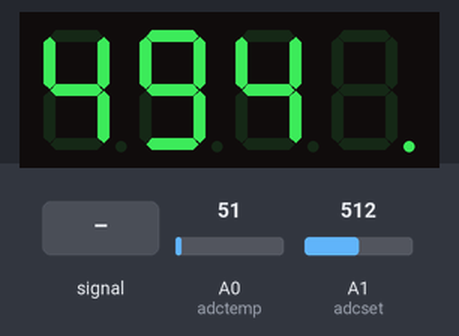
Bench run of a sketch on a simulated Arduino Uno, built with avr-gcc and run on an emulated ATmega328P. Shown: 4-digit seven-segment display. The inputs (shaded band) are chosen by the test bench; at power-on: A0 (adctemp) = 51, A1 (adcset) = 512.

Above: at 1.2 s.
1.3 s: A1 (adcset) fed a 200 Hz sine of ±81 counts around its level
At 2.57 s:
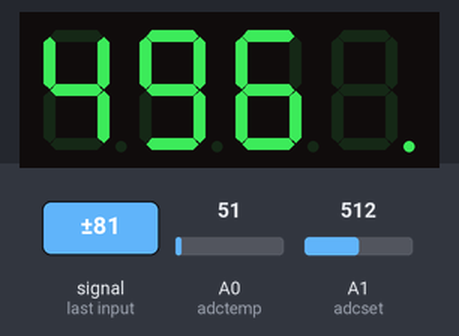
2.8 s: A0 (adctemp) set to 61
At 3.9 s:
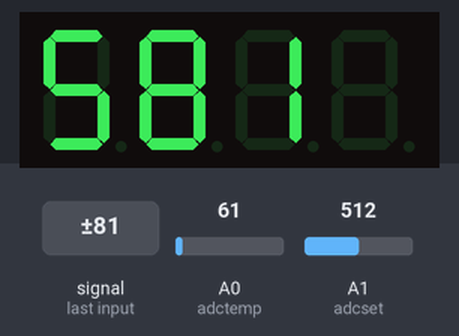
5.0 s: A1 (adcset) set to 716
At 5.7 s:
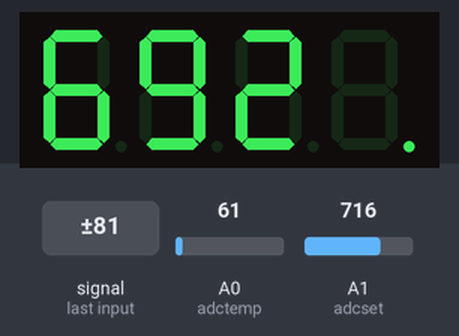
6.6 s: A0 (adctemp) set to 71
At 9.3 s:
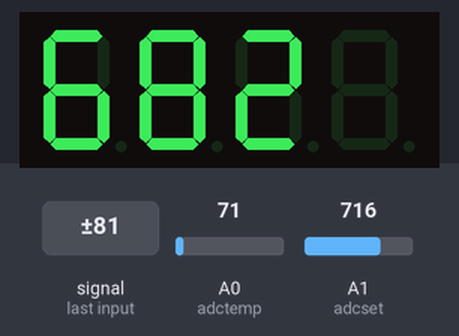
9.6 s: A1 (adcset) set to 900
At 10.9 s:
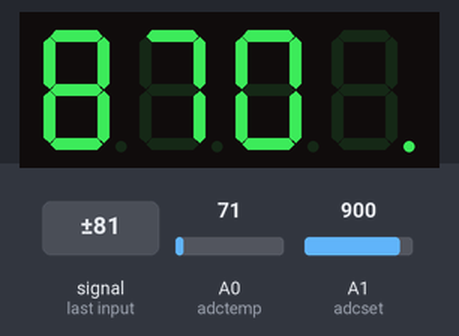
11.2 s: A0 (adctemp) set to 86
At 13.5 s:
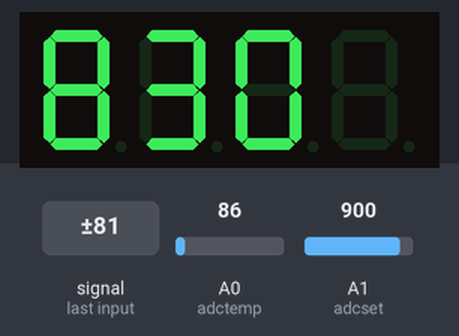
Timing chart, 0 to 15.0 s (numbered marks = the images above; inputs shaded):
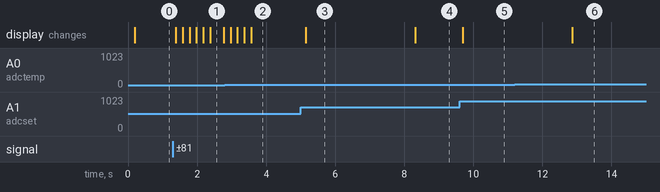

The sketch:

TM1650_example01.ino
```cpp
//for github

#include <Wire.h>
#include <TM1650.h>

#define adctemp A0
#define adcset A1

TM1650 dsply;

int tmer=0;

int newsettemp=0;
int oldsettemp=0;

int dlaytoshow=0;

unsigned int rawsettemp=0;
unsigned int rawcurtemp=0;

int lasttmer=0;
int numofsamp=30;
int count=0;


unsigned int currenttemp=0;
unsigned int settingtemp=0;
char chrsettemp[4]={0};
char chrcurtemp[4]={0};
void setup()
{
  Wire.begin(); //Join the bus as master
//
 Serial.begin(9600); //Start serial communication at 9600 for debug statements
//  Serial.println("TM1650 Example Code");
pinMode(adctemp,INPUT);
pinMode(adcset,INPUT);
  dsply.init();
//  char line[] = " 128";
//  dsply.displayString(line);
}

void loop()
{
//  d.displayOff();
//  d.displayString("____");
//  d.setBrightness(TM1650_MIN_BRIGHT);
//  d.displayOn();
//  delay(100);
//  char line[] = "kay ";
//
//  d.displayString(line);
//  d.setBrightnessGradually(TM1650_MAX_BRIGHT);
//  delay(2000);
//  d.setBrightnessGradually(TM1650_MIN_BRIGHT);
//  d.displayOff();
//  delay(1000);
//
//  line[1] |= 128;
//  d.displayOn();
//  d.setBrightnessGradually(TM1650_MAX_BRIGHT);
//  d.displayString(line);
//  delay(2000);
//
//  for (int i=0; i<8; i++) {
//    d.setBrightness(i);
//    delay(500);
//  }
//  d.displayString("789 ");
//  delay(2000);
//
//  if (d.displayRunning("1234567890abcdefghijklmnop")) {
//    while (d.displayRunningShift()) delay(500);
//  }
//  delay(2000);

//  for (int i = 0; i<20; i++) {
//    d.displayOff();
//    delay(200);
//    d.displayOn();
//    delay(200);
//  }
//
//  for (int i = 0; i<20; i++) {
//    d.setBrightness(1);
//    delay(200);
//    d.setBrightness(7);
//    delay(200);
//  }
//
//  for (int i = 0; i<20; i++) {
//    for (int j = 0; j<4; j++) {
//       d.setDot(j,true);
//       delay(200);
//    }
//    for (int j = 0; j<4; j++) {
//       d.setDot(j,false);
//       delay(200);
//    }
//  }


  if(tmer>=12000){

    newsettemp=settingtemp;

    if(((oldsettemp-newsettemp)>=8)||((newsettemp-oldsettemp)>=8)){

            dsply.displayString(chrsettemp);
            dsply.setDot(3,true);
            if(dlaytoshow>=16){
              oldsettemp=newsettemp;
              dlaytoshow=0;
            }
            dlaytoshow++;


    }else{

            dsply.displayString(chrcurtemp);
             dsply.setDot(3,false);
    }


    tmer=0;
    lasttmer=0;
  }

  if((tmer-lasttmer)>=20){

          lasttmer=tmer;

          if(count>=numofsamp){

                  settingtemp=(rawsettemp/numofsamp);
                  currenttemp=(rawcurtemp/numofsamp);

                  sprintf(chrsettemp, "%d", settingtemp);
                  sprintf(chrcurtemp, "%d", currenttemp);
//                  Serial.print(currenttemp);
//                  Serial.print("\n");
                  count=0;
                   rawsettemp=0;
                   rawcurtemp=0;
            }else{
                   rawsettemp+=analogRead(adcset);
                   rawcurtemp+= analogRead(adctemp);
    }
    count++;
  }


  tmer++;

}
```

Measured:
- after the input at 1.3 s, the display: first changes after 0.09 s (image 1 shows a later state)
- after the input at 5.0 s, the display: changes after 0.15 s (image 3)
- after the input at 6.6 s, the display: changes after 1.7 s (image 4)
- after the input at 9.6 s, the display: changes after 0.10 s (image 5)
- after the input at 11.2 s, the display: changes after 1.7 s (image 6)
